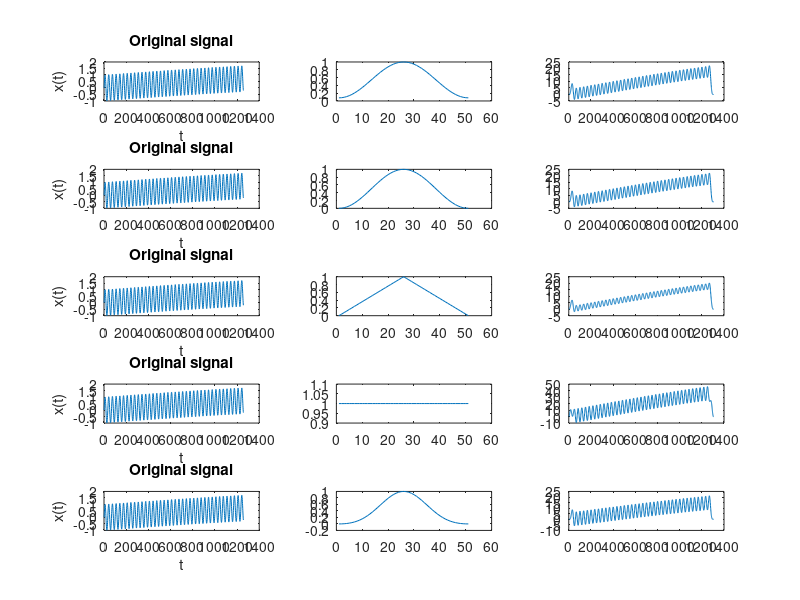

Write MATLAB code to recreate this figure.
function y = passcomb() 

	t = 0:0.01:4*pi;
	lowf = sin(0.02.*pi.*t);
	highf = sin(6.*pi.*t);

	combined = lowf + highf;

	wHamming = hamming(51);
	resHamming = conv(combined, wHamming);
	wHanning = hann(51);
	resHanning = conv(combined, wHanning);
	wBartlett = bartlett(51);
	resBartlett = conv(combined, wBartlett);
	wRect = rectwin(51);
	resRect = conv(combined, wRect);
	wBlackman = blackman(51);
	resBlackman = conv(combined, wBlackman);


	subplot(5,3,1);
	plot(combined);
	title("Original signal")
	xlabel("t")
	ylabel("x(t)")
	subplot(5,3,2);
	plot(wHamming);
	subplot(5,3,3);
	plot(resHanning);

	subplot(5,3,4);
	plot(combined);
	title("Original signal")
	xlabel("t")
	ylabel("x(t)")
	subplot(5,3,5);
	plot(wHanning);
	subplot(5,3,6);
	plot(resHanning);

	subplot(5,3,7);
	plot(combined);
	title("Original signal")
	xlabel("t")
	ylabel("x(t)")
	subplot(5,3,8);
	plot(wBartlett);
	subplot(5,3,9);
	plot(resBartlett);

	subplot(5,3,10);
	plot(combined);
	title("Original signal")
	xlabel("t")
	ylabel("x(t)")
	subplot(5,3,11);
	plot(wRect);
	subplot(5,3,12);
	plot(resRect);

	subplot(5,3,13);
	plot(combined);
	title("Original signal")
	xlabel("t")
	ylabel("x(t)")
	subplot(5,3,14);
	plot(wBlackman);
	subplot(5,3,15);
	plot(resBlackman);
